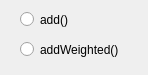
<?xml version="1.0" encoding="UTF-8"?>
<ui version="4.0">
 <class>CVBlendImagesEmbeddedWidget</class>
 <widget class="QWidget" name="CVBlendImagesEmbeddedWidget">
  <property name="geometry">
   <rect>
    <x>0</x>
    <y>0</y>
    <width>148</width>
    <height>75</height>
   </rect>
  </property>
  <property name="windowTitle">
   <string>Form</string>
  </property>
  <widget class="QRadioButton" name="mpAddRadioButton">
   <property name="geometry">
    <rect>
     <x>20</x>
     <y>10</y>
     <width>84</width>
     <height>19</height>
    </rect>
   </property>
   <property name="text">
    <string>add()</string>
   </property>
  </widget>
  <widget class="QRadioButton" name="mpAddWeightedRadioButton">
   <property name="geometry">
    <rect>
     <x>20</x>
     <y>40</y>
     <width>101</width>
     <height>19</height>
    </rect>
   </property>
   <property name="text">
    <string>addWeighted()</string>
   </property>
  </widget>
 </widget>
 <resources/>
 <connections/>
</ui>
